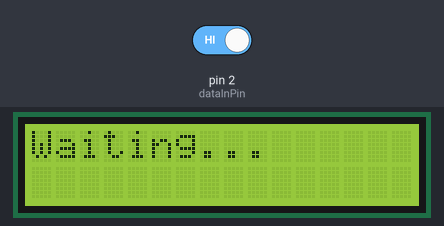
Recording of a sketch running on a simulated Arduino Uno, built with avr-gcc and run on an emulated ATmega328P. Shown: 16×2 character LCD. The inputs (shaded band) are chosen by the test bench; at power-on: pin 2 (dataInPin) HIGH. What the sketch prints to the serial monitor is not drawn.

Above: at 1.2 s.
1.3 s: pin 2 (dataInPin) driven LOW
At 1.7 s:
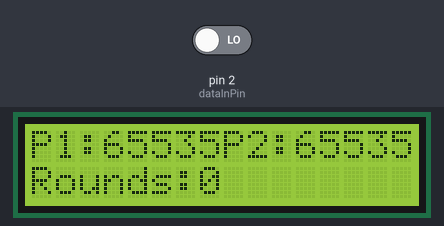
Timing chart, 0 to 4.3 s (numbered marks = the images above; inputs shaded):
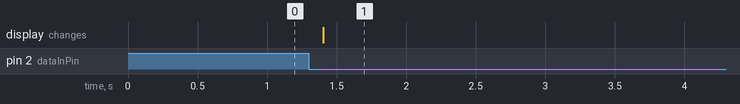

The sketch:

bme_393L_Project_SLAVE-test.ino
```cpp
#include <LiquidCrystal.h>


volatile unsigned long gdMillis = 0;

// Match pin mapping of LCD Keypad Shield:
LiquidCrystal lcd(8, 9, 4, 5, 6, 7);  // RS, E, D4, D5, D6, D7

const int dataInPin = 2;

// Placeholder variables
uint16_t totalRxnTimeP1 = 0;
uint16_t totalRxnTimeP2 = 0;
uint16_t total_rounds_played = 0;

float player1_score = 0.0;
float player2_score = 0.0;


unsigned long gdMills() {return gdMillis;}

void pause(int millisTopause) {
  unsigned long startTime = gdMills();
  while (gdMills() - startTime < millisTopause) {}  // do nothing to kill time. include assembly no operation instruction to avoid being optimized away
}

// define ISR protocol to perform an action when timer1 == OCR1A
//we know to compare timer1 to OCR1A because this is specified by the TIMER1_COMPA_vect vector, which defines the comparison behavior for the processor to execute
// this is the same as saying: trigger an interrupt and add 1 to gdMillis when timer1 has had 2000 ticks (aka 1 ms, has passed)
ISR(TIMER1_COMPA_vect){gdMillis++;}

void setup() {
  noInterrupts(); // disable interrupts during setup

  // Normal mode (no PWM)
  TCCR1A = 0;

  // reset timer1 = 0
  TCNT1 = 0;

  // clear register before setting bits
  TCCR1B = 0;

  // set up timer1 with prescale = 8
  TCCR1B |= 1 << CS11;

  // set value of output compare register A to compare timer1 against
  OCR1A = 1999;

  // set arduino to CTC mode (clear timer on compare)
  TCCR1B |= 1 << WGM12;

  // set control bit to enable compare match A interrupt (comparing against OCR1A)
  TIMSK1 |= (1 << OCIE1A);

  pinMode(dataInPin, INPUT);         // Set input pin for receiving data bits
  lcd.begin(16, 2);                  // Initialize 16x2 LCD display
  lcd.print("Waiting...");          // Initial placeholder message

  interrupts(); // enable interrupts

  Serial.begin(9600);               // Optional: for serial debugging output
}


// ------------------------------------------------------------------------
// readBit(): Reads one bit from the data line at the correct time.
// Returns: HIGH (1) or LOW (0)
// ------------------------------------------------------------------------
bool readBit() {
  bool bit = digitalRead(dataInPin);
  pause(2);  // Complete bit duration (2 ms total)
  return bit;
}

// ------------------------------------------------------------------------
// readByte(): Reads 8 bits (MSB-first) and constructs a full byte (0–255).
// Calls readBit() 8 times and assembles a single byte.
// ------------------------------------------------------------------------
byte readByte() {
  byte result = 0;
  for (int i = 7; i >= 0; i--) {
    bool bitVal = readBit();
    result |= (bitVal << i);  // Place the bit at the correct position
  }
  return result;
}

// ------------------------------------------------------------------------
// readUint16(): Reads two bytes (MSB first, then LSB) and reconstructs a
// full 16-bit unsigned integer (uint16_t: 0–65535).
// ------------------------------------------------------------------------
uint16_t readUint16() {
  byte msb = readByte();         // First byte (high-order bits)
  byte lsb = readByte();         // Second byte (low-order bits)
  return (msb << 8) | lsb;       // Combine to form 16-bit value
}


// ------------------------------------------------------------------------
// waitForStartBit(): Waits for a HIGH start pulse from Arduino A,
// then synchronizes timing before beginning to read bits.
// ------------------------------------------------------------------------
// --> tells Arduino B “NOW is the time to start reading the actual data bits”.
// --> You and Arduino A have no shared clock, so you must use a timing-based “handshake”, and this function handles that.
void waitForStartBit() {
  // Wait for rising edge of start bit
  while (digitalRead(dataInPin) != HIGH);
  pause(5);  // Wait full duration of start bit
  // Wait for falling edge (start bit ends)
  while (digitalRead(dataInPin) == HIGH);
  pause(1);  // Stabilize before first bit
}


// ------------------------------------------------------------------------
// updateLCD(): Updates the 16x2 LCD display with the received values.
// Line 1: "P1:<score>  P2:<score>"
// Line 2: "Rounds:<round_number>"
// ------------------------------------------------------------------------
void updateLCD() {
  lcd.clear();
  lcd.setCursor(0, 0);  // Line 1, start
  lcd.print("P1:" + String(player1_score, 1));
  lcd.setCursor(8, 0);  // Line 1, middle
  lcd.print("P2:" + String(player2_score, 1));
  lcd.setCursor(0, 1);  // Line 2
  lcd.print("Rounds:" + String(total_rounds_played));
}


void loop() {

  waitForStartBit();  // Sync with transmission from Arduino A

  totalRxnTimeP1 = readUint16();       // Score x10
  totalRxnTimeP2 = readUint16();       // Score x10
  total_rounds_played = readUint16();

  // Convert raw integer scores back to float
  player1_score = totalRxnTimeP1 / total_rounds_played;
  player2_score = totalRxnTimeP2 / total_rounds_played;


  updateLCD();  // Show data on LCD


  // Debug output
  Serial.print("P1: "); Serial.println(player1_score, 1);
  Serial.print("P2: "); Serial.println(player2_score, 1);
  Serial.print("Rounds: "); Serial.println(total_rounds_played);

  pause(100);


}
```

Measured:
- after the input at 1.3 s, the display: changes after 0.10 s (image 1)
